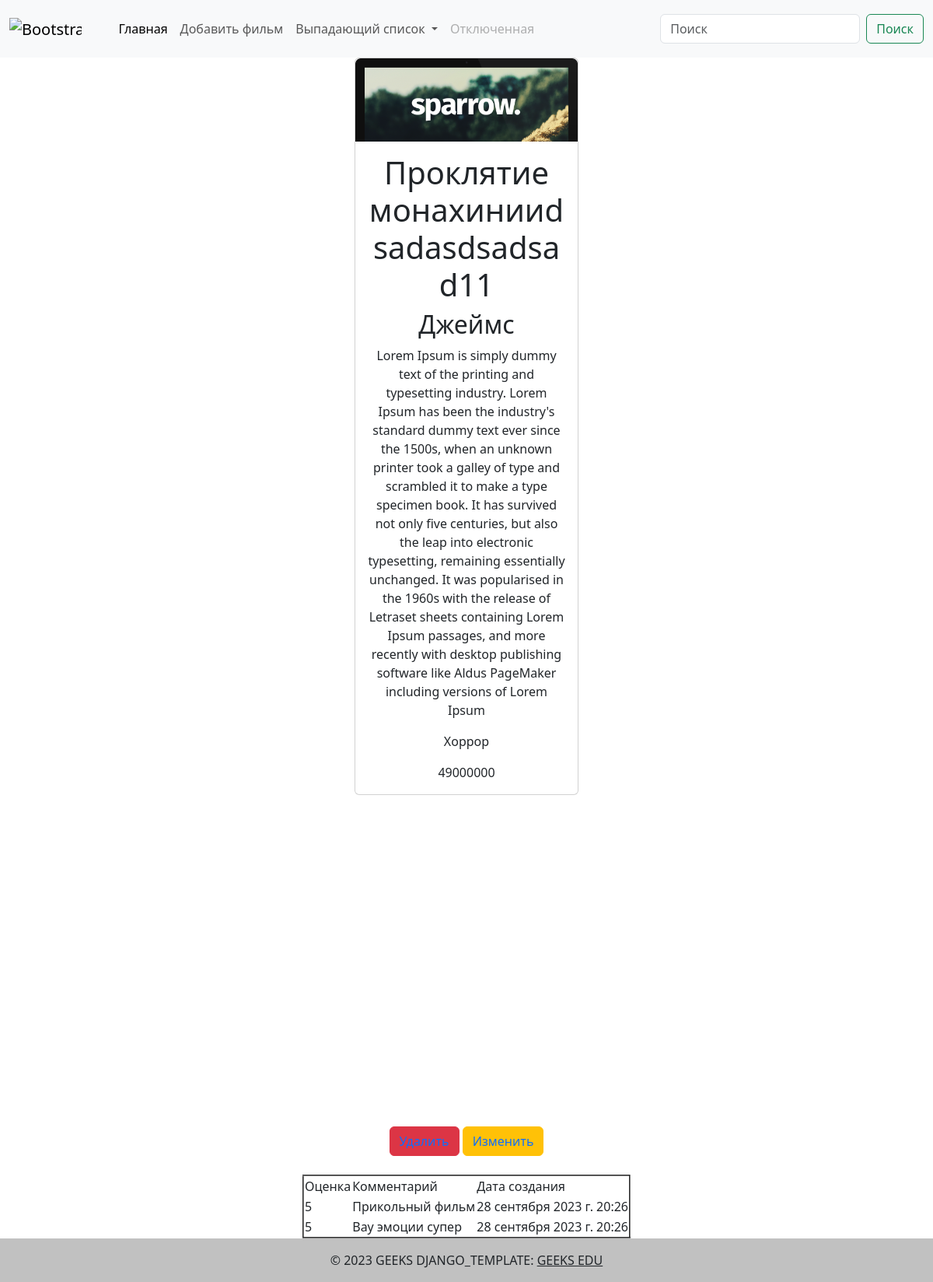
/film_detail/1/, run on the app's committed database.
### tv_show/models.py (models this page shows, shortened)
class Films(models.Model):
    GENRE = (
        ("Комедия", "Комедия"),
        ("Хоррор", "Хоррор"),
        ("Мелодрамма", "Мелодрамма"),
        ("Аниме", "Аниме"),
    )
    title = models.CharField("Укажите название фильма", max_length=100)
    description = models.TextField("Укажите описание фильма", blank=True, null=True)
    image = models.ImageField("Добавьте фото", upload_to="images/")
    genre = models.CharField("Укажите жанр фильма", max_length=100, choices=GENRE)
    trailer = models.URLField("Укажите ссылку")
    cost = models.PositiveIntegerField("Укажите цену")
    director = models.CharField("Укажите директора", max_length=100, null=True)
    created_at = models.DateTimeField(auto_now_add=True)
    class Meta:
        verbose_name = "Премьеру"
        verbose_name_plural = "Премьеры"

class Reviews(models.Model):
    REVIEW_STARS = (("1", "1"), ("2", "2"), ("3", "3"), ("4", "4"), ("5", "5"))
    review_object = models.ForeignKey(
        Films, on_delete=models.CASCADE, related_name="comment_object"
    )
    review_text = models.TextField("Напишите отзыв")
    review_stars = models.CharField(max_length=100, choices=REVIEW_STARS)
    reviews_created_at = models.DateTimeField(auto_now_add=True)
    class Meta:
        verbose_name = "Отзыв"
        verbose_name_plural = "Отзывы"

### tv_show/views.py (the view)
# urls.py: path("film_detail/<int:id>/", views.TvShowDetailView.as_view(), name="film_detail"),
class TvShowDetailView(generic.DetailView):
    template_name = "films/film_detail.html"
    def get_object(self, **kwargs):
        show_id = self.kwargs.get("id")
        return get_object_or_404(models.Films, id=show_id)

### templates/films/film_detail.html
{% include 'films/header.html' %}
<center>
<div class="card" style="width: 18rem;">
  <img src="{{object.image.url}}" class="card-img-top" alt="...">
  <div class="card-body">
       <h1>{{object.title}}</h1>
    <h2>{{object.director}}</h2>
    <p class="card-text">{{object.description}}</p>
      <p class="card-text">{{object.genre}}</p>
      <p class="card-text">{{object.cost}}</p>
  </div>
</div>
    <iframe src="{{object.trailer}}" frameborder="0" width="640" height="420"></iframe>
    <br>
    <button type="button" class="btn btn-danger"><a style="text-decoration: none;" href="/film_detail/{{object.id}}/delete/">Удалить</a></button>
    <button type="button" class="btn btn-warning"><a style="text-decoration: none" href="/film_detail/{{object.id}}/update/">Изменить</a></button>
    <br><br>
    <table border="2">
        <tr>
            <td>Оценка</td> <td>Комментарий</td> <td>Дата создания</td>
        </tr>
        {% for i in object.comment_object.all %}
        <tr>
            <td>{{i.review_stars}}</td> <td>{{i.review_text}}</td> <td>{{i.reviews_created_at}}</td>
        </tr>
        {% endfor %}
    </table>
</center>
{% include 'films/footer.html' %}

### data on the page
Films: image (picture), title "Проклятие монахинииdsadasdsadsad11", director "Джеймс", description "Lorem Ipsum is simply dummy text of the printing and typesetting industry. Lorem Ipsum has been the industry's standard dummy text ever since the 1500s, when an unknown printer took a galley of type and scrambled it to make a type specimen book. It has survived not only five centuries, but also the leap into electronic typesetting, remaining essentially unchanged. It was popularised in the 1960s with the release of Letraset sheets containing Lorem Ipsum passages, and more recently with desktop publishing software like Aldus PageMaker including versions of Lorem Ipsum", genre "Хоррор", cost "49000000"
Reviews: review_stars "5", review_text "Прикольный фильм", reviews_created_at "28 сентября 2023 г. 20:26"
Reviews: review_stars "5", review_text "Вау эмоции супер", reviews_created_at "28 сентября 2023 г. 20:26"
